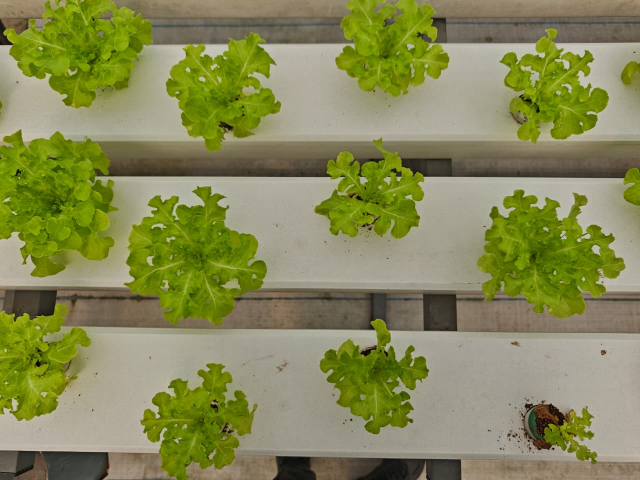
#> input picture leaf-image/veg_2/IMG_7995.JPG, 1280 x 960 px (shown at 1/2 size)
$ jupyter execute 'rgb test.ipynb'   (shell and % lines are left out)
#> lines starting #> are read from the running program, lines starting #| are printed output that depends on the picture; after the words box and inside, x2 and y2 are one past the last pixel; in counts of white or black regions, pixels touching at a corner belong together
# Leaf Segmentation: RGB PCA vs. Excess Green Index (ExG)

This notebook compares two different segmentation approaches on the RGB color space:
1. **Standardized PCA (without Polarity Correction)**
2. **Excess Green Index (ExG)**

### Pipeline Steps for both approaches:
- **Feature Extraction**: Either project standardized RGB channels onto the first principal component (PC1), or compute the Excess Green Index ($2g - r - b$ using normalized chromaticities).
- **Otsu's Thresholding**: Binarize the scaled 0-255 feature map.
- **Morphological Cleaning**: Apply Opening followed by Closing using a 5x5 elliptical kernel.
- **Geometric Filtering**: Filter out background noise (like hydroponic channels) using area, aspect ratio, and width-spanning constraints.

[cell 1]
import cv2
import numpy as np
import matplotlib.pyplot as plt
import os

### Load Representative Image

We load a representative image from the `veg_2` category (`leaf-image/veg_2/IMG_7995.JPG`).

[cell 2]
img_path = 'leaf-image/veg_2/IMG_7995.JPG'

img_bgr = cv2.imread(img_path)
#> img_bgr is the input picture: shape (960, 1280, 3); mean B, G, R 84.9, 137, 133.9
if img_bgr is None:
    raise FileNotFoundError(f"Could not locate the image at: {img_path}")

img_rgb = cv2.cvtColor(img_bgr, cv2.COLOR_BGR2RGB)

plt.figure(figsize=(8, 6))
plt.imshow(img_rgb)
plt.title("Original RGB Image (veg_2)")
plt.axis('off')
plt.show()

### Approach 1: Standardized PCA (No Polarity Correction)

[cell 3]
print("========================================")
print("Approach 1: Standardized PCA (No Polarity Correction)")
print("========================================")

# 1. Split channels
r, g, b = cv2.split(img_rgb)
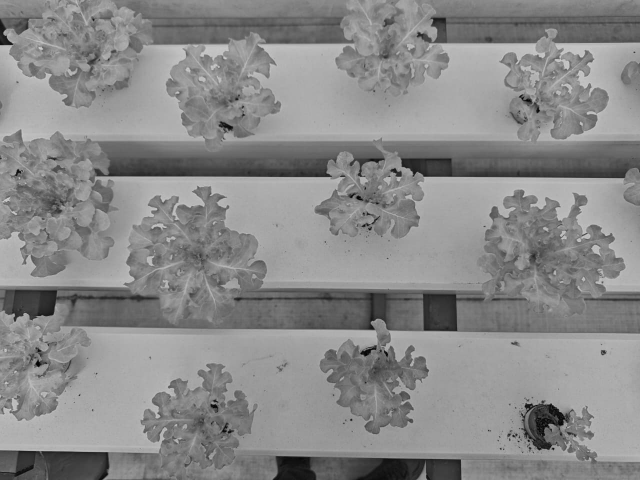
#> g: shape (960, 1280) (shown at 1/2 size); min 0, max 228, mean 137
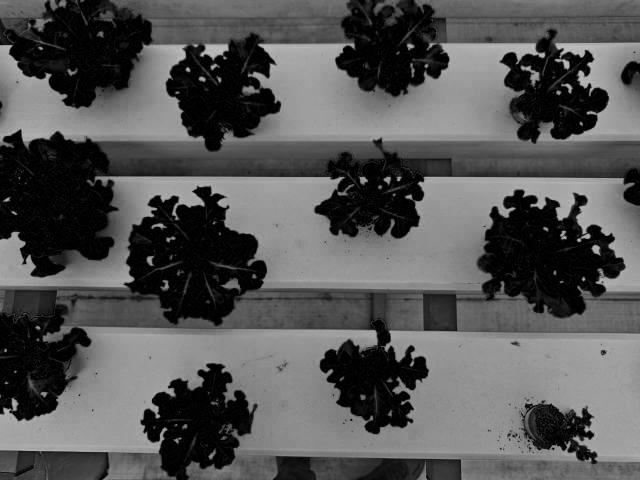
#> b: shape (960, 1280) (shown at 1/2 size); min 0, max 198, mean 84.9

# 2. Standardize channels before PCA to prevent lightness scale dominance
flats = []
for ch in (r, g, b):
    ch_f = ch.astype(np.float32)
    std = ch_f.std()
    ch_norm = (ch_f - ch_f.mean()) / (std if std > 1e-8 else 1.0)
    flats.append(ch_norm.reshape(-1, 1))
#> this loop made 3 passes
#> std on passes 1 to 3: 36.64, 33.87, 61.85
#> pass 1, `ch_norm = (ch_f - ch_f.mean()) / (std if std > 1e-8 else 1.0)`:
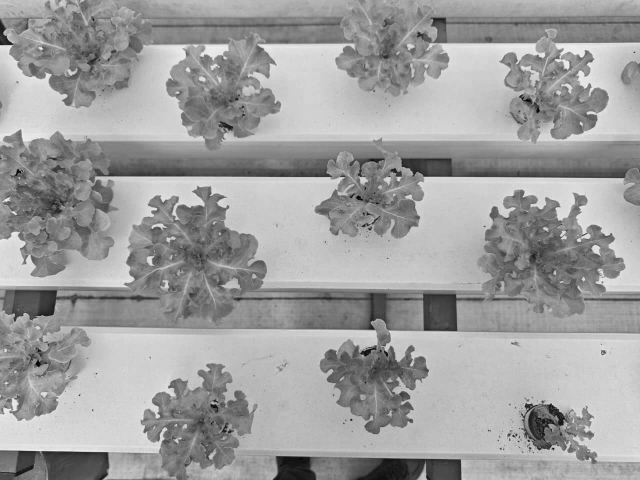
#> ch_norm: shape (960, 1280) float32 (shown at 1/2 size); min -3.66, max 2.21, mean -2.22e-07; drawn with min black and max white
#> after the loop:
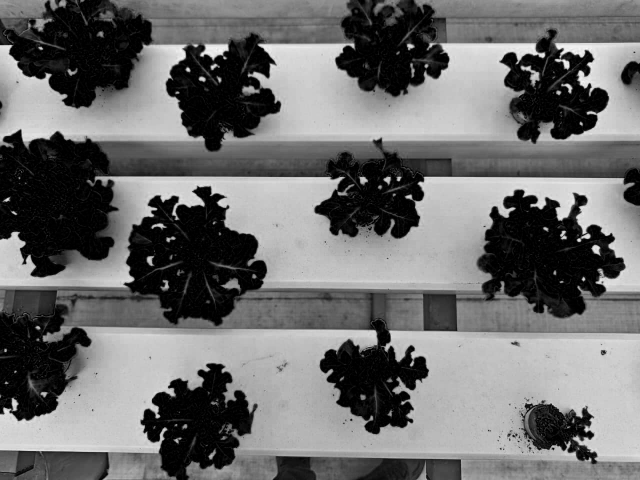
#> ch_norm: shape (960, 1280) float32 (shown at 1/2 size); min -1.37, max 1.83, mean -2.4e-07; drawn with min black and max white
#> after the loop, flats = 3 items
features = np.hstack(flats)

# 3. Run PCA
mean, eigenvectors, eigenvalues = cv2.PCACompute2(features, mean=None)
#> mean = [[5.04e-05, -8.35e-06, 4.46e-05]]; eigenvectors = [[0.617, 0.569, 0.544], [-0.0923, -0.634, 0.768], [0.781, -0.524, -0.339]]; eigenvalues = [2.59, 0.396, 0.0172]
projected = cv2.PCAProject(features, mean, eigenvectors)
pc1 = projected[:, 0].reshape(r.shape)

# Scale to 0-255 (No Polarity Correction)
pc1_min = pc1.min()
#> pc1_min = -5.3
pc1_max = pc1.max()
#> pc1_max = 3.64
pc1_scaled = np.uint8(255 * (pc1 - pc1_min) / (pc1_max - pc1_min + 1e-8))

# 4. Apply Otsu's Thresholding
ret, thresh = cv2.threshold(pc1_scaled, 0, 255, cv2.THRESH_BINARY + cv2.THRESH_OTSU)
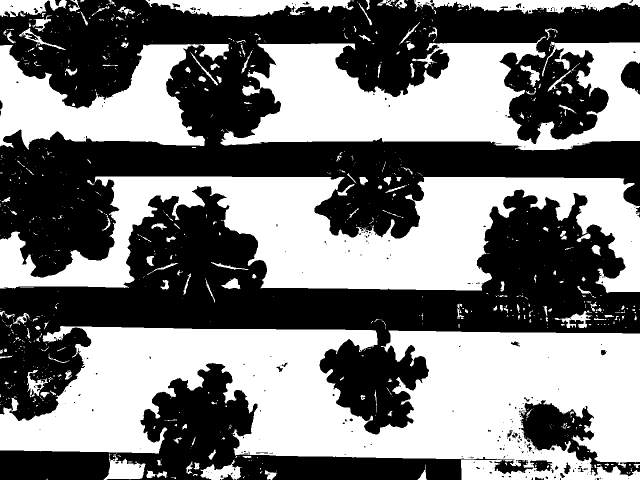
#> thresh: shape (960, 1280) (shown at 1/2 size); 48% white; 919 white regions (720 under 20 px), largest, box (x1, y1, x2, y2) and area: (0, 652, 1280, 960) 244700, (0, 353, 1280, 586) 147438, (441, 73, 1280, 301) 105582
#> ret = 152
print(f"[PCA] Otsu threshold value: {ret}")
#| [PCA] Otsu threshold value: 152.0

# 5. Morphological Cleaning
kernel = cv2.getStructuringElement(cv2.MORPH_ELLIPSE, (5, 5))
cleaned = cv2.morphologyEx(thresh, cv2.MORPH_OPEN, kernel)
#> cleaned: shape (960, 1280); 46.6% white; 157 white regions (17 under 20 px), largest, box (x1, y1, x2, y2) and area: (0, 653, 1280, 960) 241337, (0, 353, 1280, 585) 146500, (442, 85, 1280, 301) 103811
cleaned = cv2.morphologyEx(cleaned, cv2.MORPH_CLOSE, kernel)
#> cleaned: shape (960, 1280); 46.9% white; 128 white regions (14 under 20 px)

# 6. Post-processing: Geometric Contour Filtering
contours, _ = cv2.findContours(cleaned, cv2.RETR_EXTERNAL, cv2.CHAIN_APPROX_SIMPLE)
#> contours = 128 contours, 32 with area under 20; largest, box (x1, y1, x2, y2) and area: (0, 653, 1280, 960) 242846, (0, 353, 1280, 585) 144710, (442, 84, 1280, 301) 102416, (0, 88, 410, 295) 45914, (297, 0, 701, 33) 8140
filtered_mask = np.zeros_like(cleaned)
for cnt in contours:
    area = cv2.contourArea(cnt)
    if area < 100 or area > 150000:
        continue
    x, y, w, h = cv2.boundingRect(cnt)
    aspect_ratio = float(w) / h
    if w > 0.8 * img_rgb.shape[1] or aspect_ratio > 4.0 or aspect_ratio < 0.25:
        continue
    cv2.drawContours(filtered_mask, [cnt], -1, 255, -1)
#> this loop made 128 passes
#> area on passes 4, 6, 7, 9, 10, 11, 12, 13: 41.5, 60, 33.5, 72, 36.5, 22.5, 41.5, 29.5
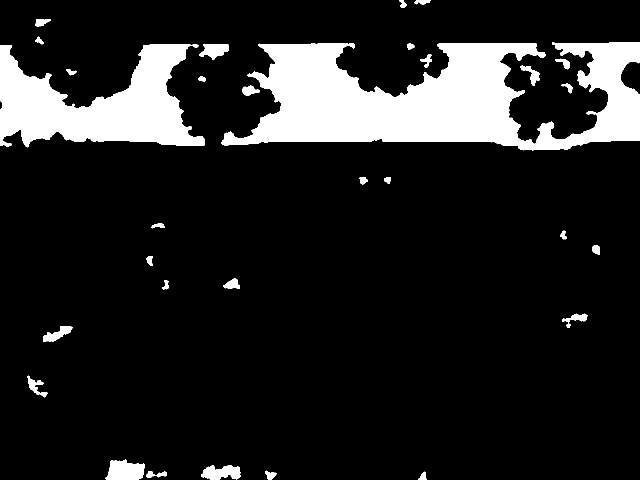
#> filtered_mask: shape (960, 1280) (shown at 1/2 size); 13.3% white; 31 white regions
cleaned = filtered_mask

# Extract final filtered contours
final_contours, _ = cv2.findContours(cleaned, cv2.RETR_EXTERNAL, cv2.CHAIN_APPROX_SIMPLE)
#> final_contours = 31 contours; largest, box (x1, y1, x2, y2) and area: (442, 84, 1280, 301) 102416, (0, 88, 410, 295) 45914, (211, 919, 290, 960) 2375, (402, 930, 481, 960) 1546, (399, 88, 458, 120) 1110

# Draw contours on RGB image copy
img_contour = img_rgb.copy()
cv2.drawContours(img_contour, final_contours, -1, (0, 255, 0), 2)
#> img_contour: shape (960, 1280, 3); mean R, G, B 130.8, 139.2, 82.9

# Plot step results side-by-side
fig, axes = plt.subplots(1, 3, figsize=(18, 6))

axes[0].imshow(pc1_scaled, cmap='gray')
axes[0].set_title("PC1 Projection (PCA)")
axes[0].axis('off')

axes[1].imshow(cleaned, cmap='gray')
axes[1].set_title("Filtered Binary Mask (PCA)")
axes[1].axis('off')

axes[2].imshow(img_contour)
axes[2].set_title(f"Green Contour Overlay (PCA) - Detected: {len(final_contours)}")
axes[2].axis('off')

plt.tight_layout()
plt.show()

### Approach 2: Excess Green Index (ExG)

[cell 4]
print("========================================")
print("Approach 2: Excess Green Index (ExG)")
print("========================================")

# 1. Split channels
r, g, b = cv2.split(img_rgb)

# 2. Calculate normalized chromaticities: r = R/(R+G+B), g = G/(R+G+B), b = B/(R+G+B)
r_f = r.astype(np.float32)
g_f = g.astype(np.float32)
b_f = b.astype(np.float32)
total = r_f + g_f + b_f
total[total == 0] = 1.0
#> total: shape (960, 1280) float32; min 1, max 615, mean 355.8

r_norm = r_f / total
g_norm = g_f / total
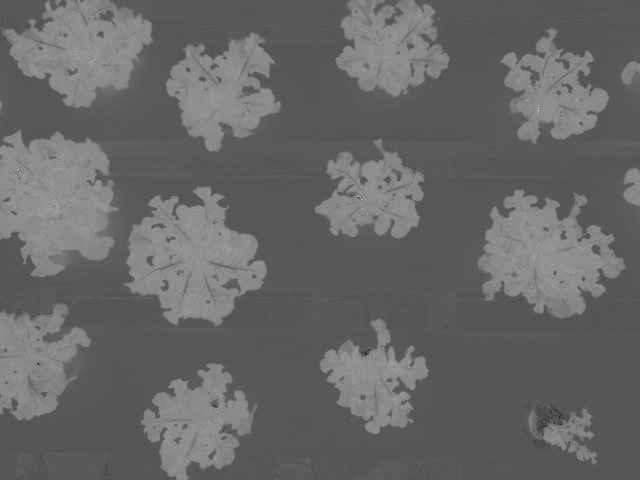
#> g_norm: shape (960, 1280) float32 (shown at 1/2 size); min 0, max 1, mean 0.405
b_norm = b_f / total
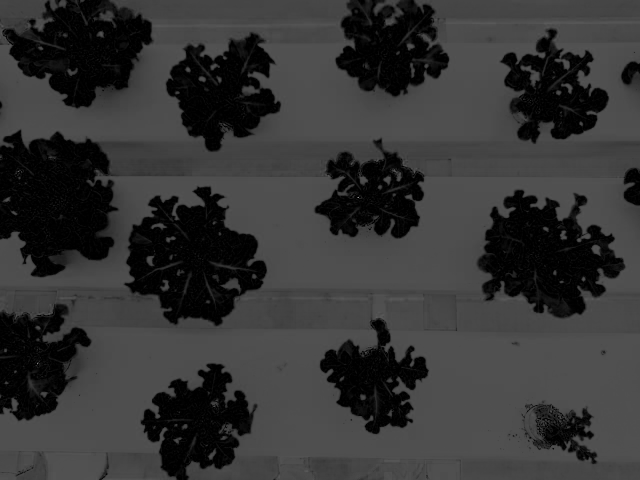
#> b_norm: shape (960, 1280) float32 (shown at 1/2 size); min 0, max 0.75, mean 0.208

# 3. Compute Excess Green Index: ExG = 2*g - r - b
exg = 2.0 * g_norm - r_norm - b_norm

# Scale ExG to 0-255 range
exg_min = exg.min()
#> exg_min = -1
exg_max = exg.max()
#> exg_max = 2
exg_scaled = np.uint8(255 * (exg - exg_min) / (exg_max - exg_min + 1e-8))

# 4. Apply Otsu's Thresholding
ret, thresh = cv2.threshold(exg_scaled, 0, 255, cv2.THRESH_BINARY + cv2.THRESH_OTSU)
#> thresh: shape (960, 1280); 30.9% white; 67 white regions (50 under 20 px), largest, box (x1, y1, x2, y2) and area: (0, 260, 237, 554) 50482, (249, 373, 534, 652) 47714, (956, 380, 1250, 635) 44650
#> ret = 111
print(f"[ExG] Otsu threshold value: {ret}")
#| [ExG] Otsu threshold value: 111.0

# 5. Morphological Cleaning
kernel = cv2.getStructuringElement(cv2.MORPH_ELLIPSE, (5, 5))
#> kernel = [[0, 0, 1, 0, 0], [1, 1, 1, 1, 1], [1, 1, 1, 1, 1], [1, 1, 1, 1, 1], [0, 0, 1, 0, 0]]
cleaned = cv2.morphologyEx(thresh, cv2.MORPH_OPEN, kernel)
#> cleaned: shape (960, 1280); 30.7% white; 22 white regions (1 under 20 px), largest, box (x1, y1, x2, y2) and area: (0, 261, 236, 554) 50342, (250, 374, 534, 652) 47609, (956, 380, 1250, 635) 44542
cleaned = cv2.morphologyEx(cleaned, cv2.MORPH_CLOSE, kernel)
#> cleaned: shape (960, 1280); 31% white; 21 white regions (1 under 20 px)

# 6. Post-processing: Geometric Contour Filtering
contours, _ = cv2.findContours(cleaned, cv2.RETR_EXTERNAL, cv2.CHAIN_APPROX_SIMPLE)
#> contours = 21 contours, 2 with area under 20; largest, box (x1, y1, x2, y2) and area: (0, 261, 236, 554) 50184, (250, 374, 534, 652) 48884, (956, 380, 1250, 635) 44616, (8, 0, 304, 217) 39187, (332, 65, 561, 303) 31614
filtered_mask = np.zeros_like(cleaned)
for cnt in contours:
    area = cv2.contourArea(cnt)
    if area < 100 or area > 150000:
        continue
    x, y, w, h = cv2.boundingRect(cnt)
    aspect_ratio = float(w) / h
    if w > 0.8 * img_rgb.shape[1] or aspect_ratio > 4.0 or aspect_ratio < 0.25:
        continue
    cv2.drawContours(filtered_mask, [cnt], -1, 255, -1)
#> this loop made 21 passes
#> (area, x, y, w, h, aspect_ratio) on passes 1, 2, 5, 6, 7, 9, 10, 11: (183, 1057, 824, 11, 32, 0.344), (4567.5, 1087, 818, 106, 110, 0.964), (29237, 282, 727, 224, 233, 0.961), (23888, 640, 638, 217, 230, 0.943), (25796, 0, 609, 182, 232, 0.784), (44616.5, 956, 380, 294, 255, 1.15), (48884.5, 250, 374, 284, 278, 1.02), (1791, 1248, 336, 32, 75, 0.427)
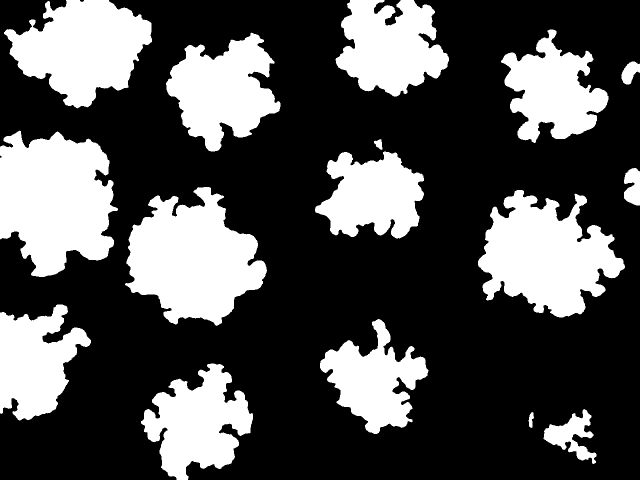
#> filtered_mask: shape (960, 1280) (shown at 1/2 size); 31.6% white; 16 white regions
cleaned = filtered_mask

# Extract final filtered contours
final_contours, _ = cv2.findContours(cleaned, cv2.RETR_EXTERNAL, cv2.CHAIN_APPROX_SIMPLE)
#> final_contours = 16 contours; largest, box (x1, y1, x2, y2) and area: (0, 261, 236, 554) 50184, (250, 374, 534, 652) 48884, (956, 380, 1250, 635) 44616, (8, 0, 304, 217) 39187, (332, 65, 561, 303) 31614

# Draw contours on RGB image copy
img_contour = img_rgb.copy()
cv2.drawContours(img_contour, final_contours, -1, (0, 255, 0), 2)
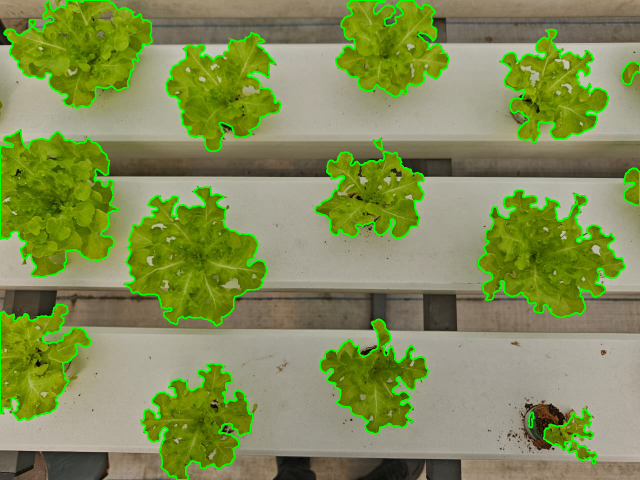
#> img_contour: shape (960, 1280, 3) (shown at 1/2 size); mean R, G, B 129.4, 141.9, 83.5

# Plot step results side-by-side
fig, axes = plt.subplots(1, 3, figsize=(18, 6))

axes[0].imshow(exg_scaled, cmap='gray')
axes[0].set_title("Excess Green Index (ExG)")
axes[0].axis('off')

axes[1].imshow(cleaned, cmap='gray')
axes[1].set_title("Filtered Binary Mask (ExG)")
axes[1].axis('off')

axes[2].imshow(img_contour)
axes[2].set_title(f"Green Contour Overlay (ExG) - Detected: {len(final_contours)}")
axes[2].axis('off')

plt.tight_layout()
plt.show()
